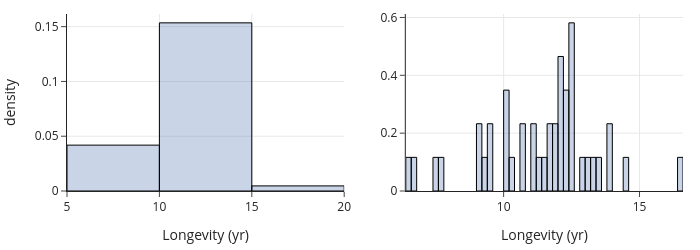

The cell this chart's notebook holds for it:
### Markdown cell above
Now that we've seen how smoothing is useful for plotting, we turn to the issue of tuning. 
For histograms, the width of the bins or, for equal-width bins, the number of bins affects the look of the histogram. 
The left histogram of longevity shown here has a few wide bins, and the right histogram has many narrow bins:

### Code cell
f1 = px.histogram(dogs, x="longevity", nbins=3, histnorm='probability density',
             width=350, height=250)

f1.update_traces(marker_color='rgba(76,114,176,0.3)',
                  selector=dict(type='histogram'))

f1.data[0].marker.line =  dict( color = 'black',width = 1)

#bandwidth = 0.5
xs = np.linspace(min(dogs['longevity']), max(dogs['longevity']), 100)
ys = gaussian_kde(dogs['longevity'])(xs)
curve = go.Scatter(x=xs, y=ys)
f1.add_trace(curve)

f2 = px.histogram(dogs, x="longevity", nbins=100, histnorm='probability density',
             width=350, height=250)
f2.update_traces(marker_color='rgba(76,114,176,0.3)',
                  selector=dict(type='histogram'))

f2.data[0].marker.line =  dict( color = 'black',width = 1)


fig = left_right(f1, f2, height=250)
fig.update_xaxes(title_text='Longevity (yr)', row=1, col=1)
fig.update_xaxes(title_text='Longevity (yr)', row=1, col=2)
fig.update_yaxes(title_text='density', row=1, col=1)
fig.show()

### Figure 1 — Plotly figure (JSON) as saved in the notebook; plotly's stock layout.template omitted (floating-point values rounded to 4 significant figures)
{"data": [{"alignmentgroup": "True", "histnorm": "probability density", "hovertemplate": "longevity=%{x}<br>probability density=%{y}<extra></extra>", "legendgroup": "", "marker": {"color": "rgba(76,114,176,0.3)", "line": {"color": "black", "width": 1}, "pattern": {"shape": ""}}, "name": "", "nbinsx": 3, "offsetgroup": "", "orientation": "v", "showlegend": false, "type": "histogram", "x": [12.92, 13.84, 11.66, 12.5, 12.53, 12.58, 13.92, 11.81, 16.5, 12.54, 11.46, 12.42, 14.42, 12.04, 12.25, 13.2, 11.63, 12.04, 9.48, 12.31, 11.1, 11, 13.07, 10.1, 11.29, 13.58, 12.05, 12.25, 10, 12.17, 10, 10.69, 9.4, 11.92, 9.32, 9.1, 9.08, 10.21, 10.67, 6.75, 7.57, 6.5, 7.78], "xaxis": "x", "yaxis": "y"}, {"alignmentgroup": "True", "histnorm": "probability density", "hovertemplate": "longevity=%{x}<br>probability density=%{y}<extra></extra>", "legendgroup": "", "marker": {"color": "rgba(76,114,176,0.3)", "line": {"color": "black", "width": 1}, "pattern": {"shape": ""}}, "name": "", "nbinsx": 100, "offsetgroup": "", "orientation": "v", "showlegend": false, "type": "histogram", "x": [12.92, 13.84, 11.66, 12.5, 12.53, 12.58, 13.92, 11.81, 16.5, 12.54, 11.46, 12.42, 14.42, 12.04, 12.25, 13.2, 11.63, 12.04, 9.48, 12.31, 11.1, 11, 13.07, 10.1, 11.29, 13.58, 12.05, 12.25, 10, 12.17, 10, 10.69, 9.4, 11.92, 9.32, 9.1, 9.08, 10.21, 10.67, 6.75, 7.57, 6.5, 7.78], "xaxis": "x2", "yaxis": "y2"}], "layout": {"height": 250, "width": 700, "xaxis": {"anchor": "y", "autorange": true, "domain": [0, 0.45], "range": [5, 20], "title": {"text": "Longevity (yr)"}, "type": "linear"}, "xaxis2": {"anchor": "y2", "autorange": true, "domain": [0.55, 1], "range": [6.4, 16.6], "title": {"text": "Longevity (yr)"}, "type": "linear"}, "yaxis": {"anchor": "x", "autorange": true, "domain": [0, 1], "range": [0, 0.1616], "title": {"text": "density"}}, "yaxis2": {"anchor": "x2", "autorange": true, "domain": [0, 1], "range": [0, 0.612]}}}
